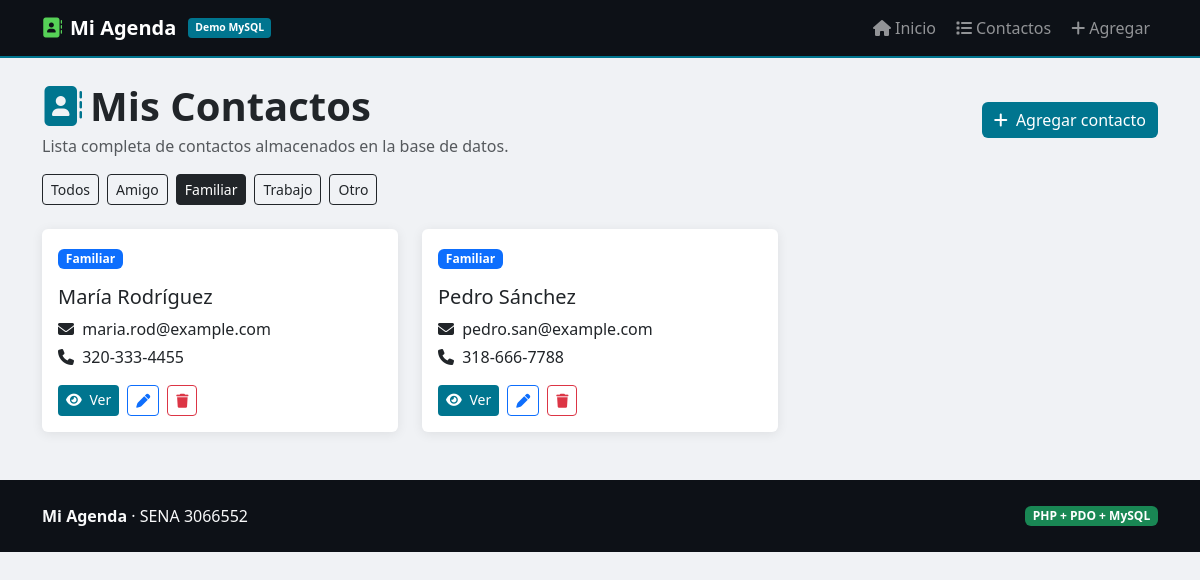
The page /contactos/index.php?cat=Familiar on the database its author committed.
### tables this page shows
CREATE TABLE contactos (
    id         INT           AUTO_INCREMENT PRIMARY KEY,
    nombre     VARCHAR(100)  NOT NULL,
    email      VARCHAR(150)  NOT NULL UNIQUE,
    telefono   VARCHAR(20),
    categoria  ENUM('Amigo','Familiar','Trabajo','Otro') NOT NULL DEFAULT 'Otro',
    notas      TEXT,
    creado_en  DATETIME      NOT NULL DEFAULT CURRENT_TIMESTAMP
);

### contactos/index.php (the view, shortened to what this page needs)
<?php
$categoriaFiltro = $_GET['cat'] ?? '';
$error           = null;
$contactos       = [];
$categorias      = [];
try {
    $pdo = DB::conectar();
    $categorias = $pdo->query('SELECT DISTINCT categoria FROM contactos ORDER BY categoria')->fetchAll(PDO::FETCH_COLUMN);
    if ($categoriaFiltro !== '') {
        $stmt = $pdo->prepare('SELECT * FROM contactos WHERE categoria = ? ORDER BY nombre');
        $stmt->execute([$categoriaFiltro]);
    } else {
        $stmt = $pdo->query('SELECT * FROM contactos ORDER BY nombre');
    }
    $contactos = $stmt->fetchAll();
} catch (PDOException $e) {
    $error = $e->getMessage();
}
require_once __DIR__ . '/../includes/header.php';
?>
<div class="d-flex flex-wrap justify-content-between align-items-center gap-3 mb-3">
  <div>
    <h1 class="fw-bold mb-1"><i class="fas fa-address-book me-2" style="color:var(--color)"></i>Mis Contactos</h1>
    <p class="text-muted mb-0">Lista completa de contactos almacenados en la base de datos.</p>
  </div>
  <a href="crear.php" class="btn btn-db">
    <i class="fas fa-plus me-1"></i> Agregar contacto
  </a>
</div>
<div class="mb-4 d-flex flex-wrap gap-2">
  <a href="index.php" class="btn btn-sm <?= $categoriaFiltro === '' ? 'btn-dark' : 'btn-outline-dark' ?>">Todos</a>
  <?php foreach ($categorias as $categoria): ?>
    <?php $activo = $categoriaFiltro === $categoria; ?>
    <a href="?cat=<?= urlencode($categoria) ?>" class="btn btn-sm <?= $activo ? 'btn-dark' : 'btn-outline-dark' ?>">
      <?= htmlspecialchars($categoria) ?>
    </a>
  <?php endforeach; ?>
</div>
<?php if ($error): ?>
  <div class="alert alert-danger"><?= htmlspecialchars($error) ?></div>
<?php elseif (empty($contactos)): ?>
  <div class="alert alert-warning mb-0">No hay contactos registrados.</div>
<?php else: ?>
<div class="row g-4">
  <?php foreach ($contactos as $contacto): ?>
    <div class="col-sm-6 col-lg-4">
      <div class="card h-100">
        <div class="card-body">
          <span class="badge bg-primary mb-3"><?= htmlspecialchars($contacto['categoria']) ?></span>
          <h5 class="card-title mb-2"><?= htmlspecialchars($contacto['nombre']) ?></h5>
          <p class="mb-1"><i class="fas fa-envelope me-1"></i> <?= htmlspecialchars($contacto['email']) ?></p>
          <p class="mb-3">
            <i class="fas fa-phone me-1"></i>
            <?php if (!empty($contacto['telefono'])): ?>
              <?= htmlspecialchars($contacto['telefono']) ?>
            <?php else: ?>
              <span class="text-muted">Sin teléfono</span>
            <?php endif; ?>
          </p>
          <div class="d-flex flex-wrap gap-2">
            <a href="ver.php?id=<?= (int) $contacto['id'] ?>" class="btn btn-sm btn-db">
              <i class="fas fa-eye me-1"></i> Ver
            </a>
            <a href="editar.php?id=<?= (int) $contacto['id'] ?>" class="btn btn-sm btn-outline-primary">
              <i class="fas fa-pen"></i>
            </a>
            <a href="eliminar.php?id=<?= (int) $contacto['id'] ?>" class="btn btn-sm btn-outline-danger">
              <i class="fas fa-trash"></i>
            </a>
          </div>
        </div>
      </div>
    </div>
  <?php endforeach; ?>
</div>
<?php endif; ?>
<?php require_once __DIR__ . '/../includes/footer.php'; ?>

### includes/header.php (style rules this page uses)
:root { --color: #00758f; }
body { background: #f0f2f5; }
.card { border: none; box-shadow: 0 2px 12px rgba(0,0,0,.08); }
.btn-db { background: var(--color); color: #fff; border: none; }

### rows shown on the page
contactos: categoria "Familiar", nombre "María Rodríguez", email "maria.rod@example.com", telefono "320-333-4455"
contactos: categoria "Familiar", nombre "Pedro Sánchez", email "pedro.san@example.com", telefono "318-666-7788"

### other values the page prints
$categoria "Amigo"
$categoria "Familiar"
$categoria "Trabajo"
$categoria "Otro"
